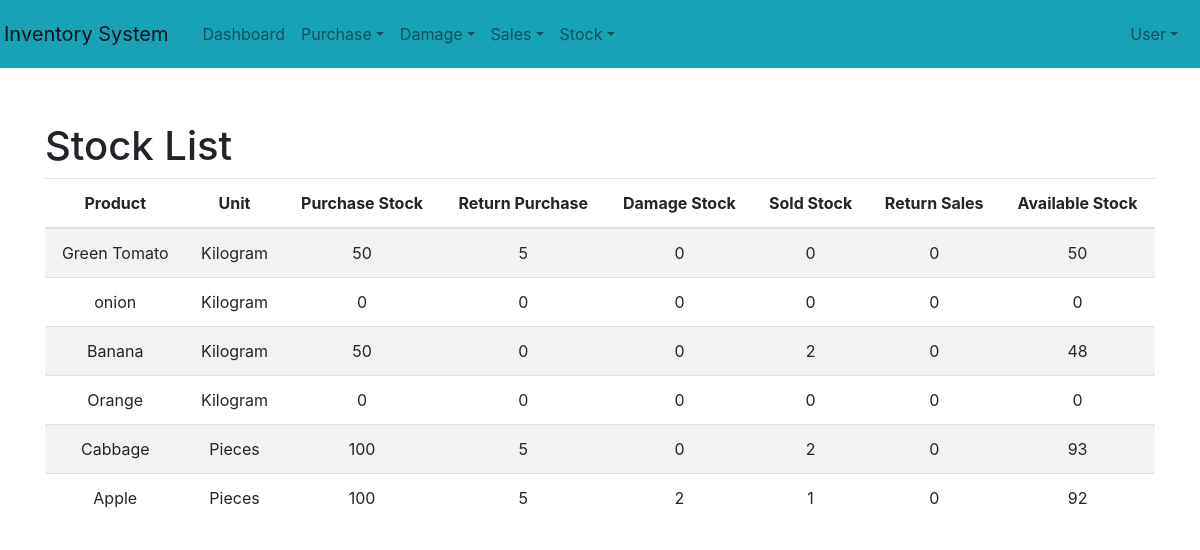
/Stock/stock_list/, run on an earlier commit of the app's database.
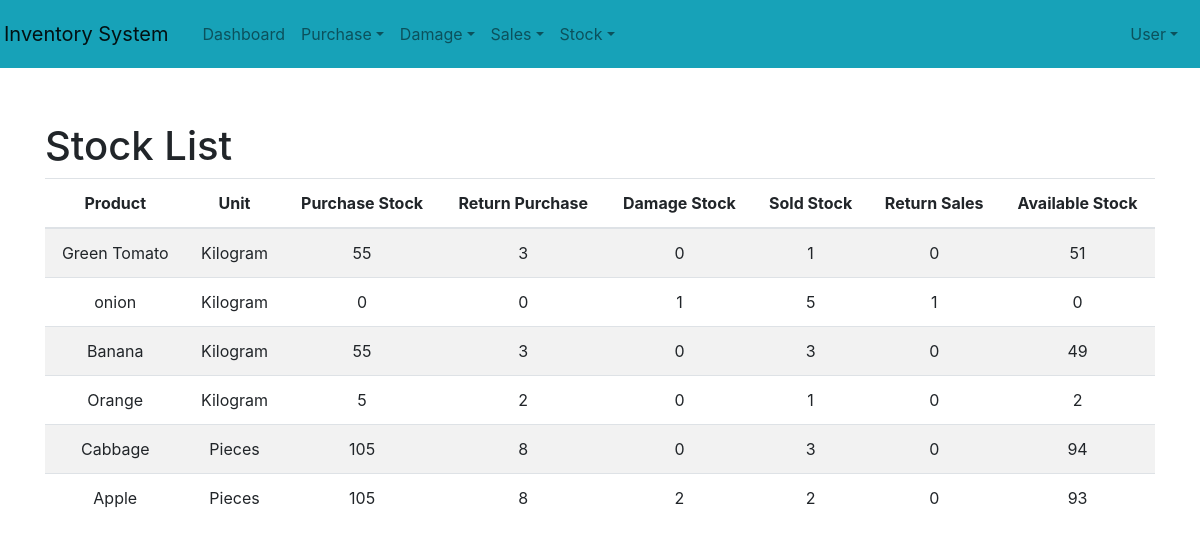
And on a later commit of the database.
### Stock/models.py (models this page shows, shortened)
class stockTable(models.Model):
    st_item = models.OneToOneField(itemTable, on_delete=models.CASCADE)
    st_purchasesStock = models.PositiveIntegerField(default=0)
    st_purchasesReturnStock = models.PositiveIntegerField(default=0)
    st_soldStock = models.PositiveIntegerField(default=0)
    st_salesReturnStock = models.PositiveIntegerField(default=0)
    st_damageStock = models.PositiveIntegerField(default=0)
    st_remainingStock = models.PositiveIntegerField(default=0)

### Core/models.py (models this page shows, shortened)
class itemTable(models.Model):
    UNIT_CHOICES = [
        ('Kilogram', 'Kg'),
        ('Pieces', 'Pcs'),
    ]
    CATEGORY_CHOICE = [
        ('Vegetables','Veg'),
        ('Fruits','Fru'),
    ]
    item_name = models.CharField(max_length=50,null=True, blank=True, unique=True)
    item_category = models.CharField(max_length=50, choices=CATEGORY_CHOICE)
    item_unit = models.CharField(max_length=15, choices=UNIT_CHOICES)

### Stock/views.py (the view)
# urls.py: path("stock_list/", views.stock_list, name="stock_list"),
def stock_list(request):
    st=stockTable.objects.all()
    return render(request,"stock/stock_list.html",{'st':st})

### templates/stock/stock_list.html (shortened to what this page needs)
<!DOCTYPE html>
{% extends 'user/Index.html' %}
{% block content %}
<html lang="en">
<head>
    <link rel="stylesheet" href="https://stackpath.bootstrapcdn.com/bootstrap/4.3.1/css/bootstrap.min.css">
</head>
<body>
<div class="container">
    <h1 class="mt-4">Stock List</h1>
    <table class="table table-striped">
        <thead style="text-align:center">
            <tr>
                <th scope="col">Product</th>
                <th scope="col">Unit</th>
                <th scope="col">Purchase Stock</th>
                <th scope="col">Return Purchase</th>
                <th scope="col">Damage Stock</th>
                <th scope="col">Sold Stock</th>
                <th scope="col">Return Sales</th>
                <th scope="col">Available Stock</th>
            </tr>
        </thead>
        <tbody>
            {% for i in st %}
                <tr>
                    <td>{{ i.st_item.item_name }}</td>
                    <td>{{ i.st_item.item_unit }}</td>
                    <td>{{ i.st_purchasesStock }} </td>
                    <td>{{ i.st_purchasesReturnStock }} </td>
                    <td>{{ i.st_damageStock }} </td>
                    <td>{{ i.st_soldStock }} </td>
                    <td>{{ i.st_salesReturnStock }} </td>
                    <td>{{ i.st_remainingStock }}</td>
                </tr>
            {% endfor %}
        </tbody>
    </table>
</div>
</body>
</html>
{% endblock %}

### templates/user/Index.html (shortened to what this page needs)
<!DOCTYPE html>
<html lang="en">
<head>
    <link href="https://maxcdn.bootstrapcdn.com/bootstrap/4.5.2/css/bootstrap.min.css" rel="stylesheet">
</head>
<body>
    <div class="d-flex">
        <div class="flex-grow-1">
            <nav class="navbar p-1 navbar-expand-lg navbar-light bg-info">
                <a class="navbar-brand" href="#">Inventory System</a>
                <div class="bg-info collapse navbar-collapse my-0" id="navbarNav">
                    <ul class="navbar-nav">
                        <li class="nav-item">
                            <a class="nav-link bg-info" href="{% url 'index' %}">Dashboard</a>
                        </li>
                        <li class="bg-info nav-item dropdown">
                            <a class="nav-link dropdown-toggle" href="#" id="navbarPurchaseDropdown" role="button" data-toggle="dropdown" aria-haspopup="true" aria-expanded="false">Purchase</a>
                        </li>
                        <li class="nav-item dropdown">
                            <a class="nav-link dropdown-toggle" href="#" id="navbarDamageDropdown" role="button" data-toggle="dropdown" aria-haspopup="true" aria-expanded="false">Damage</a>
                        </li>
                        <li class="nav-item dropdown">
                            <a class="nav-link dropdown-toggle" href="#" id="navbarSalesDropdown" role="button" data-toggle="dropdown" aria-haspopup="true" aria-expanded="false">Sales</a>
                        </li>
                        <li class="nav-item dropdown">
                            <a class="nav-link dropdown-toggle" href="#" id="navbarStockDropdown" role="button" data-toggle="dropdown" aria-haspopup="true" aria-expanded="false">Stock</a>
                        </li>
                    </ul>
                    <ul class="navbar-nav ml-auto">
                        <li class="nav-item dropdown">
                            <a class="nav-link dropdown-toggle" href="#" id="navbarUserDropdown" role="button" data-toggle="dropdown" aria-haspopup="true" aria-expanded="false">User</a>
                        </li>
                    </ul>
                </div>
            </nav>
            <div class="content">
                {% block content %}{% endblock %}
            </div>
        </div>
    </div>
</body>
</html>

### templates/stock/stock_list.html (style rules this page uses)
td { text-align: center; }

### templates/user/Index.html (style rules this page uses)
body { overflow-x: hidden; }
.content { flex-grow: 1; padding: 10px; }
.navbar { margin-bottom: 20px; padding: 20px; }
.navbar-collapse { margin-bottom: 20px; padding: 10px; }

What changed in the data, as far as the page shows it:
changed stockTable "Green Tomato": st_purchasesStock "50" → "55"; st_purchasesReturnStock "5" → "3"; st_soldStock "0" → "1"; st_remainingStock "50" → "51"
changed stockTable "onion": st_damageStock "0" → "1"; st_soldStock "0" → "5"; st_salesReturnStock "0" → "1"
changed stockTable "Banana": st_purchasesStock "50" → "55"; st_purchasesReturnStock "0" → "3"; st_soldStock "2" → "3"; st_remainingStock "48" → "49"
changed stockTable "Orange": st_purchasesStock "0" → "5"; st_purchasesReturnStock "0" → "2"; st_soldStock "0" → "1"; st_remainingStock "0" → "2"
changed stockTable "Cabbage": st_purchasesStock "100" → "105"; st_purchasesReturnStock "5" → "8"; st_soldStock "2" → "3"; st_remainingStock "93" → "94"
changed stockTable "Apple": st_purchasesStock "100" → "105"; st_purchasesReturnStock "5" → "8"; st_soldStock "1" → "2"; st_remainingStock "92" → "93"
